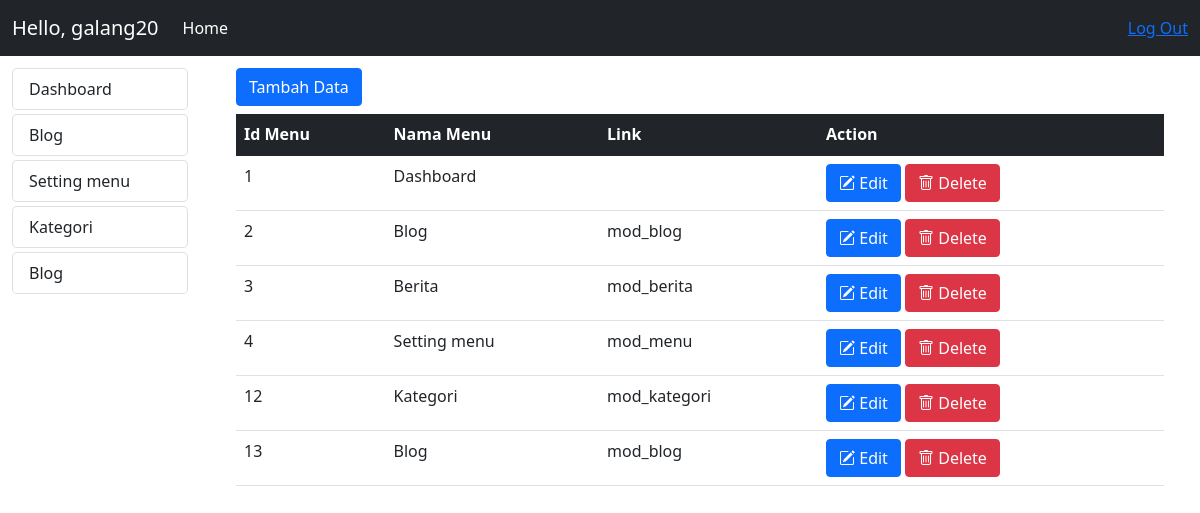
The page /admin/home.php?modul=mod_menu (signed in) on the database its author committed.
### tables this page shows
CREATE TABLE `mst_menu` (
  `id_menu` int(20) NOT NULL,
  `nm_menu` varchar(50) NOT NULL,
  `link` varchar(50) NOT NULL,
  `isactive` enum('0','1') NOT NULL
);

### admin/mod_menu/index.php (the view)
<?php
include 'menu_ctrl.php';
if (!isset($_GET['act'])) {
?>
    <div class="container pt-1">
        <a href="?modul=mod_menu&act=add" class="btn btn-primary mb-2">Tambah Data</a>
        <table class="table">
            <thead class="bg-dark text-white">
                <tr>
                    <th>Id Menu</th>
                    <th>Nama Menu</th>
                    <th>Link</th>
                    <th>Action</th>
                </tr>
            </thead>
            <?php
            $data = mysqli_query($koneksi, "SELECT * FROM mst_menu");
            foreach ($data as $d) :
            ?>
                <tr>
                    <td><?= $d["id_menu"]; ?></td>
                    <td><?= $d["nm_menu"]; ?></td>
                    <td><?= $d["link"]; ?></td>
                    <td>
                        <a href="?modul=mod_menu&act=edit&id=<?= $d["id_menu"]; ?>" class="btn btn-xs btn-primary"><i class="bi bi-pencil-square"></i> Edit</a>
                        <a href="?modul=mod_menu&act=delete&id=<?= $d["id_menu"]; ?>" class="btn btn-xs btn-danger"><i class="bi bi-trash"></i> Delete</a>
                    </td>
                </tr>
            <?php
            endforeach;
            ?>
        </table>
    </div>
<?php
} else if (isset($_GET['act']) && ($_GET['act'] == "add")) {
?>
    <div class="container mt-3">
        <h3 class="mb-4"><?= $judul; ?></h3>
        <div class="row">
            <div class="col">
                <form action="mod_menu/menu_ctrl.php?modul=mod_menu&act=save" method="POST">
                    <div class="mb-3 row">
                        <label for="namamenu" class="col-sm-2 col-form-label">Nama Menu</label>
                        <div class="col-sm-6">
                            <input type="text" class="form-control" id="nama_menu" name="nm_menu">
                        </div>
                    </div>
                    <div class="mb-3 row">
                        <label for="link" class="col-sm-2 col-form-label">Link</label>
                        <div class="col-sm-6">
                            <input type="text" class="form-control" id="link" name="link">
                        </div>
                    </div>
                    <div class="mb-3 row">
                        <div class="col-sm-2"></div>
                        <div class="col-sm-6">
                            <div class="form-check">
                                <input class="form-check-input" type="checkbox" name="isactive" id="isactive"> Aktif
                            </div>
                        </div>
                    </div>
                    <div class="row">
                        <div class="col-md-2"></div>
                        <div class="col-md-10">
                            <a href="?modul=mod_menu" type="cancel" class="btn btn-secondary"><i class="bi bi-box-arrow-left"></i> Kembali</a>
                            <button type="cancel" class="btn btn-danger"><i class="bi bi-x-square"></i> Reset</button>
                            <button type="submit" class="btn btn-primary"><i class="bi bi-save"></i> Submit</button>
                        </div>
                    </div>
                </form>
            </div>
        </div>
    </div>
    <?php
} else if (isset($_GET['act']) && ($_GET['act'] == "edit")) {
    $id = $_GET['id'];
    $qry_edit = mysqli_query($koneksi, "SELECT * FROM mst_menu WHERE id_menu='$id'");
    foreach ($qry_edit as $q) :
    ?>
        <div class="container mt-3">
            <h3 class="mb-4"><?= $judul1; ?></h3>
            <div class="row">
                <div class="col">
                    <form action="mod_menu/menu_ctrl.php?modul=mod_menu&act=update" method="POST">
                        <div class="mb-3 row">
                            <label for="namamenu" class="col-sm-2 col-form-label">Nama Menu</label>
                            <div class="col-sm-6">
                                <input type="hidden" class="form-control" name="id_menu" value="<?= $q['id_menu']; ?>">
                                <input type="text" class="form-control" id="nama_menu" name="nm_menu" value="<?= $q['nm_menu']; ?>">
                            </div>
                        </div>
                        <div class="mb-3 row">
                            <label for="link" class="col-sm-2 col-form-label">Link</label>
                            <div class="col-sm-6">
                                <input type="text" class="form-control" id="link" name="link" value="<?= $q['link']; ?>">
                            </div>
                        </div>
                        <div class="mb-3 row">
                            <div class="col-sm-2"></div>
                            <div class="col-sm-6">
                                <div class="form-check">
                                    <input class="form-check-input" type="checkbox" name="isactive" id="isactive" <?= $q['isactive'] == 1 ? "checked" : "" ?>> Aktif
                                </div>
                            </div>
                        </div>
                        <div class="row">
                            <div class="col-md-2"></div>
                            <div class="col-md-10">
                                <a href="?modul=mod_menu" type="cancel" class="btn btn-secondary"><i class="bi bi-box-arrow-left"></i> Kembali</a>
                                <button type="cancel" class="btn btn-danger"><i class="bi bi-x-square"></i> Reset</button>
                                <button type="submit" class="btn btn-primary"><i class="bi bi-save"></i> Simpan</button>
                            </div>
                        </div>
                    </form>
                </div>
            </div>
        </div>
<?php
    endforeach;
}
?>

### admin/home.php (shortened to what this page needs)
<?php
require_once("../config/koneksi_db.php");
?>
<!DOCTYPE html>
<html lang="en">
<head>
    <link rel="stylesheet" href="../assets/bootstrap/css/bootstrap.min.css">
    <link rel="stylesheet" href="https://cdn.jsdelivr.net/npm/bootstrap-icons@1.8.1/font/bootstrap-icons.css">
</head>
<body>
    <nav class="navbar navbar-expand-lg navbar-dark bg-dark">
        <div class="container-fluid">
            <a class="navbar-brand" href="#">Hello, <?= $_SESSION['userlog'] ?></a>
            <div class="collapse navbar-collapse" id="navbarTogglerDemo02">
                <ul class="navbar-nav me-auto mb-2 mb-lg-0 flex-row">
                    <li class="nav-item">
                        <a class="nav-link active" aria-current="page" href="#">Home</a>
                    </li>
                </ul>
            </div>
            <div class="text-white d-flex flex-row-reverse">
                <a href="logout.php">Log Out</a>
            </div>
        </div>
    </nav>
    <div class="container-fluid mt-2">
        <div class="row">
            <div class="col-md-2">
                <ul class="list-group">
                    <?php
                    include_once("menu.php");
                    ?>
                </ul>
            </div>
            <div class="col-md-10">
                <?php
                if (isset($_GET['modul'])) {
                    include "" . $_GET['modul'] . "/index.php";
                }
                ?>
            </div>
        </div>
    </div>
</body>
</html>

### admin/menu.php
<?php
$qry_menu = mysqli_query($koneksi, "SELECT * FROM mst_menu WHERE isactive = '1'");
while ($row = mysqli_fetch_array($qry_menu)) {
?>
    <a href="?modul=<?= $row['link']; ?>" style="text-decoration: none;" class="links1">
        <li class="list-group-item links rounded-3 mt-1"><?= $row["nm_menu"]; ?></li>
    </a>
<?php
}
?>

### rows shown on the page
mst_menu: nm_menu "Dashboard", id_menu "1"
mst_menu: nm_menu "Blog", id_menu "2", link "mod_blog"
mst_menu: nm_menu "Setting menu", id_menu "4", link "mod_menu"
mst_menu: nm_menu "Kategori", id_menu "12", link "mod_kategori"
mst_menu: nm_menu "Blog", id_menu "13", link "mod_blog"
mst_menu: id_menu "3", nm_menu "Berita", link "mod_berita"

### other values the page prints
$_SESSION['userlog'] "galang20"
